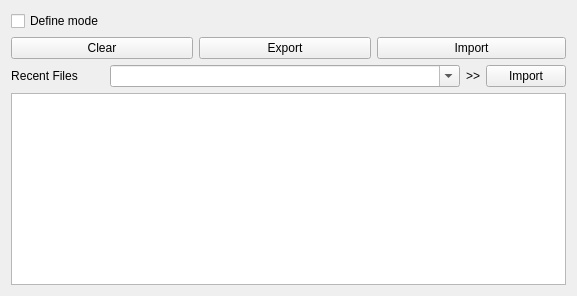
    <widget class="QWidget" name="defineList">
     <property name="enabled">
      <bool>true</bool>
     </property>
     <attribute name="title">
      <string>Define List</string>
     </attribute>
     <layout class="QGridLayout" name="gridLayout_4">
      <item row="1" column="2" colspan="2">
       <widget class="QPushButton" name="defineTableExport">
        <property name="sizePolicy">
         <sizepolicy hsizetype="Minimum" vsizetype="Fixed">
          <horstretch>0</horstretch>
          <verstretch>0</verstretch>
         </sizepolicy>
        </property>
        <property name="text">
         <string>Export</string>
        </property>
       </widget>
      </item>
      <item row="1" column="4" colspan="3">
       <widget class="QPushButton" name="defineTableImport">
        <property name="sizePolicy">
         <sizepolicy hsizetype="Minimum" vsizetype="Fixed">
          <horstretch>0</horstretch>
          <verstretch>0</verstretch>
         </sizepolicy>
        </property>
        <property name="text">
         <string>Import</string>
        </property>
       </widget>
      </item>
      <item row="1" column="0" colspan="2">
       <widget class="QPushButton" name="defineTableClear">
        <property name="sizePolicy">
         <sizepolicy hsizetype="Minimum" vsizetype="Fixed">
          <horstretch>0</horstretch>
          <verstretch>0</verstretch>
         </sizepolicy>
        </property>
        <property name="toolTip">
         <string>&lt;html&gt;&lt;head/&gt;&lt;body&gt;&lt;p&gt;testte&lt;/p&gt;&lt;/body&gt;&lt;/html&gt;</string>
        </property>
        <property name="text">
         <string>Clear</string>
        </property>
       </widget>
      </item>
      <item row="3" column="0">
       <widget class="QLabel" name="label_8">
        <property name="sizePolicy">
         <sizepolicy hsizetype="Fixed" vsizetype="Preferred">
          <horstretch>0</horstretch>
          <verstretch>0</verstretch>
         </sizepolicy>
        </property>
        <property name="text">
         <string>Recent Files</string>
        </property>
        <property name="alignment">
         <set>Qt::AlignCenter</set>
        </property>
       </widget>
      </item>
      <item row="3" column="5">
       <widget class="QLabel" name="label_19">
        <property name="sizePolicy">
         <sizepolicy hsizetype="MinimumExpanding" vsizetype="Fixed">
          <horstretch>0</horstretch>
          <verstretch>0</verstretch>
         </sizepolicy>
        </property>
        <property name="minimumSize">
         <size>
          <width>0</width>
          <height>0</height>
         </size>
        </property>
        <property name="text">
         <string>&gt;&gt;</string>
        </property>
        <property name="alignment">
         <set>Qt::AlignCenter</set>
        </property>
       </widget>
      </item>
      <item row="3" column="1" colspan="4">
       <widget class="QComboBox" name="defineHistory">
        <property name="sizePolicy">
         <sizepolicy hsizetype="MinimumExpanding" vsizetype="Fixed">
          <horstretch>0</horstretch>
          <verstretch>0</verstretch>
         </sizepolicy>
        </property>
        <property name="minimumSize">
         <size>
          <width>350</width>
          <height>0</height>
         </size>
        </property>
        <property name="toolTip">
         <string/>
        </property>
        <property name="editable">
         <bool>true</bool>
        </property>
       </widget>
      </item>
      <item row="3" column="6">
       <widget class="QPushButton" name="currentDefineTableImport">
        <property name="sizePolicy">
         <sizepolicy hsizetype="MinimumExpanding" vsizetype="Fixed">
          <horstretch>0</horstretch>
          <verstretch>0</verstretch>
         </sizepolicy>
        </property>
        <property name="text">
         <string>Import</string>
        </property>
       </widget>
      </item>
      <item row="0" column="0">
       <widget class="QCheckBox" name="defineMode">
        <property name="text">
         <string>Define mode</string>
        </property>
       </widget>
      </item>
      <item row="4" column="0" colspan="7">
       <widget class="QTableView" name="defineTable">
        <property name="sizePolicy">
         <sizepolicy hsizetype="Expanding" vsizetype="MinimumExpanding">
          <horstretch>0</horstretch>
          <verstretch>0</verstretch>
         </sizepolicy>
        </property>
       </widget>
      </item>
     </layout>
    </widget>
